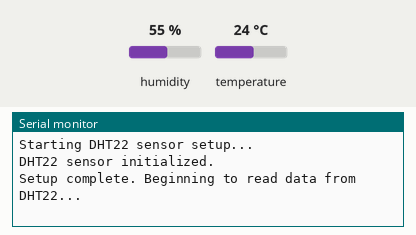
This sketch was run on a simulated Arduino Uno, built with avr-gcc and run on an emulated ATmega328P. On the bench: the last lines printed to the serial monitor. The test bench sets the inputs (shaded band); at power-on: humidity 55 %, temperature 24 °C.

Above: at 3.2 s.
3.3 s: humidity set to 22 %
At 4.6 s:
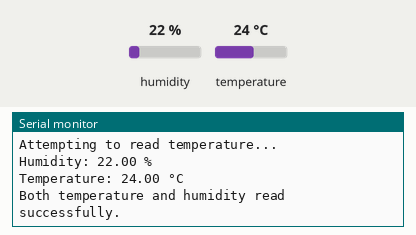
6.3 s: temperature set to 12 °C
At 8.5 s:
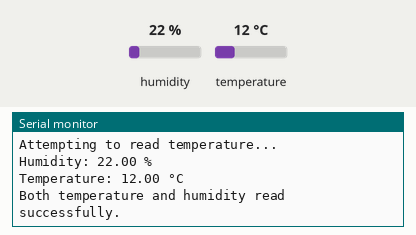
9.3 s: humidity set to 40 %
At 10.4 s:
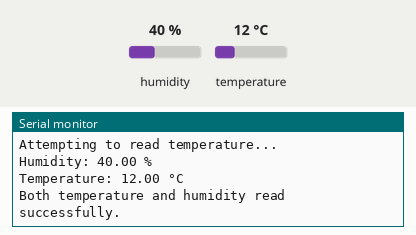

Measured:
- after the input at 3.3 s, the serial monitor: prints a new line after 0.71 s (image 1)
- after the input at 6.3 s, the serial monitor: prints a new line after 1.7 s (image 2)
- after the input at 9.3 s, the serial monitor: prints a new line after 0.74 s (image 3)

The sketch:

sketch_aug26a.ino
```cpp
#include <DHT.h>

// Define the pin connected to the DHT22 data pin
#define DHTPIN 14  // Change this to the GPIO pin you are using

// Define the DHT sensor type as DHT22
#define DHTTYPE DHT22

// Initialize the DHT sensor
DHT dht(DHTPIN, DHTTYPE);

void setup() {
  // Start the Serial Monitor at 115200 baud rate
  Serial.begin(115200);
  Serial.println("Starting DHT22 sensor setup...");

  // Start the DHT sensor
  dht.begin();
  Serial.println("DHT22 sensor initialized.");
  delay(2000);  // Give some time for the sensor to stabilize

  Serial.println("Setup complete. Beginning to read data from DHT22...");
}

void loop() {
  // Wait a few seconds between measurements
  delay(2000);

  // Attempt to read humidity
  Serial.println("Attempting to read humidity...");
  float humidity = dht.readHumidity();

  // Attempt to read temperature in Celsius
  Serial.println("Attempting to read temperature...");
  float temperature = dht.readTemperature();

  // Debug: Check if readings are valid
  if (isnan(humidity)) {
    Serial.println("Failed to read humidity from DHT sensor!");
  } else {
    Serial.print("Humidity: ");
    Serial.print(humidity);
    Serial.println(" %");
  }

  if (isnan(temperature)) {
    Serial.println("Failed to read temperature from DHT sensor!");
  } else {
    Serial.print("Temperature: ");
    Serial.print(temperature);
    Serial.println(" °C");
  }

  // Debug: Check for both readings
  if (isnan(temperature) || isnan(humidity)) {
    Serial.println("One or more reads failed from DHT sensor!");
  } else {
    Serial.println("Both temperature and humidity read successfully.");
  }
}
```
